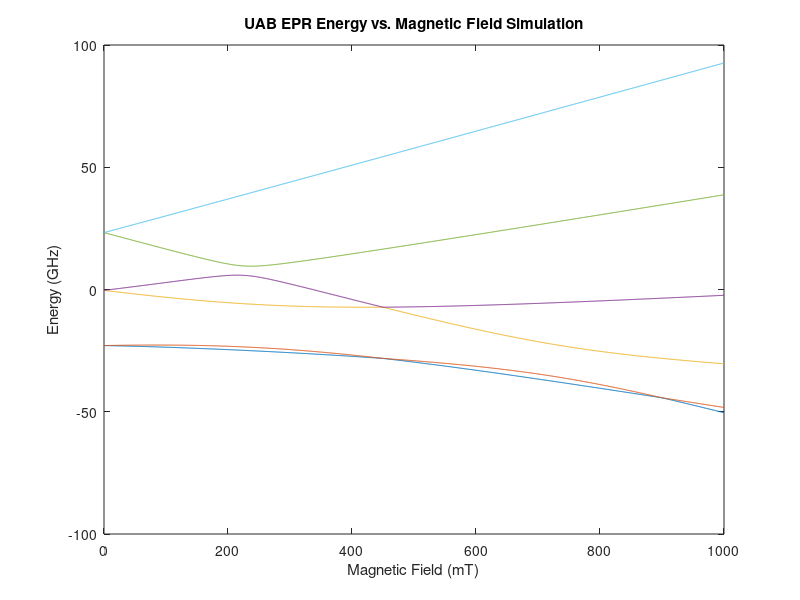

The MATLAB source for this figure:
% The mysterey of why the spin-5/2 EasySpin scripts get different eigenvectors than 
% our own spin-5/2 diagonalization scripts for B_0 = 0 remains unsolved.

clear B_0;
clear g;
clear theta;
clear H;
clear eigenvals;
clear eigenvecs;
clear i;

%%%%%%%%%%%% Diagonalization of Spin Hamiltonian %%%%%%%%%%%%

% Define spin operators

S_z = [5/2 0 0 0 0 0;...
       0 3/2 0 0 0 0;...
       0 0 1/2 0 0 0;...
       0 0 0 -1/2 0 0;...
       0 0 0 0 -3/2 0;...
       0 0 0 0 0 -5/2];
       
 
S_x = [0 sqrt(5)/2 0 0 0 0;...
       sqrt(5)/2 0 sqrt(8)/2 0 0 0;...
       0 sqrt(8)/2 0 3/2 0 0;...
       0 0 3/2 0 sqrt(8)/2 0;...
       0 0 0 sqrt(8)/2 0 sqrt(5)/2;...
       0 0 0 0 sqrt(5)/2 0];


S_y = [0 sqrt(5)/2i 0 0 0 0;...
       -sqrt(5)/2i 0 sqrt(8)/2i 0 0 0;...
       0 -sqrt(8)/2i 0 3/2i 0 0;...
       0 0 -3/2i 0 sqrt(8)/2i 0;...
       0 0 0 -sqrt(8)/2i 0 sqrt(5)/2i;...
       0 0 0 0 -sqrt(5)/2i 0];
 
% Spin operators squared
S_xx = S_x * S_x;
S_yy = S_y * S_y;
S_zz = S_z * S_z;
   
% Spin number
s = 5/2;

% Matrix of S^2 eigenvalue
S_sq = s*(s+1) * eye(2*s + 1);

% Assign static magnetic field and constants
B_0 = linspace(0,1000,1001); % static magnetic field in mT
u_0 = 13.996; % Bohr magneton-MHz/mT
g = 2.002319;

for i = 1:length(B_0)
    
    term1 = g*u_0*B_0(i)*S_z;
    term2 = (3*2213)*(S_zz - (1/3)*S_sq); % b20/cm^-1 = 0.2213 (cm^-1*3*10^4 in MHz) 
    term3 = (1/3)*(3*2091)*(S_xx - S_yy); % b22/cm^-1 = 0.2091 Bushcher and Lehmann
    
    H = term1 + term2 + term3;
    
    [V,E] = eig(H,'vector'); % V is matrix of eigenvectors, D is column of eigenvalues
    
    eigenvals(:,i) = E/1000; % each individual E is the ith column in eigenval
    eigenvecs(:,:,i) = V; % each individual V is the ith item in eigenvecs               
    % eigenvecs is not used, but nice to have for reference
    % basis is |s,m>
    
end

% Assemble data
eigenvals_vs_BField_data = [transpose(B_0),transpose(eigenvals)];

% plot
for i = 2:size(eigenvals_vs_BField_data,2)
    plot(B_0,eigenvals_vs_BField_data(:,i))
    hold on
end

title('UAB EPR Energy vs. Magnetic Field Simulation');
xlabel('Magnetic Field (mT)');
ylabel('Energy (GHz)');
